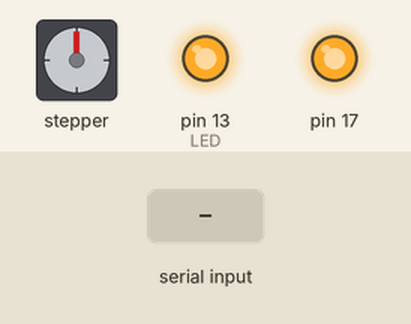
A sketch run on a simulated Arduino Leonardo, built with avr-gcc and run on an emulated ATmega32U4. Parts: stepper motor, output pins drawn as LEDs (lit = HIGH). Wiring (inferred from the names in the program): stepper motor driver (200 steps per turn assumed): step pin 5; direction pin 4; enable pin 6. The test bench sets the inputs (shaded band). What the sketch prints to the serial monitor is not drawn.

Above: at 0.1 s.
At 2.2 s:
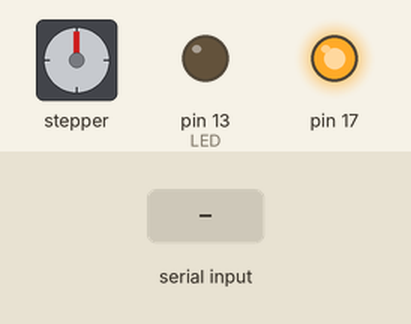
2.3 s: "90,45,200\n" received over the second serial link
3.8 s: "90,45\n" received over the second serial link
5.3 s: "90,45,200,10\n" received over the second serial link
Timing chart, 0 to 8.3 s (numbered marks = the images above; inputs shaded):
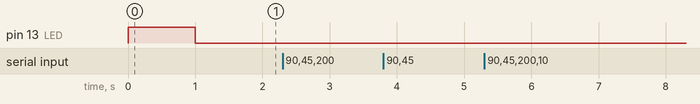

The sketch:

MultiSerial_Husillo.ino
```cpp
// este programa sirve para controlar el avance del husillo de paso 8mm (200 pasos son 1 vuelta)
#include <SPI.h>

#define CSN_PIN 11 //Pin slave-select del AS5047D
#define STEP_PIN 5 //Pin Step del DRV8825
#define DIR_PIN 4  //Pin Dir del DRV8825
#define EN_PIN 6   //Pin enable del DRV8825

#define INIT 0 // Posición inicial

void setup() {
  Serial.begin(115200);
  pinMode(LED_BUILTIN, OUTPUT);   // LED
  pinMode(CSN_PIN, OUTPUT);       // Chip Select SPI
  pinMode(STEP_PIN, OUTPUT);      // Step Driver
  pinMode(DIR_PIN, OUTPUT);       // Dir Driver
  pinMode(EN_PIN, OUTPUT);        // Enable Driver

  digitalWrite(LED_BUILTIN, HIGH);// Encender LED, inicialización

  Serial1.begin(115200);            // Iniciar comunicación Serial al MEGA
  Serial1.setTimeout(10);         // Timeout de 10ms

  // SPI
  SPISettings settings(10000000, MSBFIRST, SPI_MODE1);  // Parámetros de la comunicación (Datasheet AS5047D)
  SPI.begin();                                          // Iniciar la comunicación
  delay(1000);                                          // TODO (Probar si es necesario)
  SPI.beginTransaction(settings);                       // Empezar comunicación SPI

  digitalWrite(LED_BUILTIN, LOW); // Apagar LED

  digitalWrite(EN_PIN, LOW);  // Encender Driver
}

long int t = millis();
unsigned long dly = 0;

// Función para avanzar "distance" milimetros y a una velocidad "speedScrew"
void advance(float distance, float speedScrew) {

  long int nstep, n;
  n = 0;
  //una vuelta son 200 pasos y avanza 8 mm
  nstep = abs((distance / 8.0) * 200);

  if (speedScrew == 0) dly = 0;

  // tengo que calcular la velocidad lineal ahora tengo velocidad angular
  dly = fabs((1.0 / (speedScrew / 60.0 * 200.0 ) / 2.0) * 1e6);

  while (n <= nstep) {

    if (distance == 0) continue;
    if (distance > 0) {

      digitalWrite(DIR_PIN, HIGH);
      digitalWrite(STEP_PIN, HIGH);
      delayMicroseconds(dly);
      digitalWrite(STEP_PIN, LOW);
      delayMicroseconds(dly);

    } else {

      digitalWrite(DIR_PIN, LOW);
      digitalWrite(STEP_PIN, HIGH);
      delayMicroseconds(dly);
      digitalWrite(STEP_PIN, LOW);
      delayMicroseconds(dly);
    }
    n++;
  }

}


float x = 0;
float xref = 0;

String MSG="";
int ID_action;
float param1;
int param2;

void resetParam() {
//  Type = '0';
  ID_action = 0;
  param1 = 0;
  param2 = 0;

}


void read_serial1() {
  int flag=0;
  if (Serial1.available() > 1) {
    Serial1.flush();
    MSG = Serial1.readStringUntil('\n');
    Serial1.parseFloat();
    flag=1;
  }
  if (flag==1) {
   process_MSG(MSG);
   Serial.println(MSG);
  }
}

void process_MSG(String mensaje) {

  String ID, p1, p2;
  ID = "";
  p1 = "";
  p2 = "";
  resetParam();

  //captura el modo
//  Type = mensaje[0];
  mensaje.remove(0, 1);
  int i = 0;

  //captura el ID
  while (mensaje[i] != ' ' && mensaje.length() >= i) {
    ID += mensaje[i];
    i++;
  }

  mensaje.remove(0, i + 1);
  ID_action = ID.toInt();


  if (ID_action == 5); //ir a home

  //si hay que capturar parámetros

  else {
    //captura el 1er parametro
    i = 0;
    while (mensaje[i] != ' ' && mensaje.length() >= i) {
      p1 += mensaje[i];
      i++;
    }
    mensaje.remove(0, i + 1);


    if (ID_action == 4) {
      param1 = p1.toInt();

      //captura el parametro 2
      //captura el 1er parametro
      i = 0;
      while (mensaje[i] != ' ' && mensaje.length() >= i) {
        p2 += mensaje[i];
        i++;
      }
      mensaje.remove(0, i);

      param2 = p2.toInt();
    }
    else {
      param1 = p1.toFloat();
    }

  }

}


void loop() {

  read_serial1();
  xref=param1;
  Serial.println(xref);

  if (xref < -90) {
    xref =3;
    x = 0;
  }

  if ((xref - x) > 2) {
    advance(0.1, 300); // Leer posición y mover husillo
    x+=0.1;
  }
  else if ((xref - x) < -2) {
    advance(-.1, 300); // Leer posición y mover husillo
    x=-0.1;
  }

}
```
